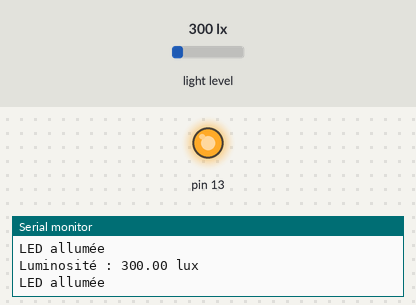
A sketch run on a simulated Arduino Uno, built with avr-gcc and run on an emulated ATmega328P. On the bench: output pins drawn as LEDs (lit = HIGH), the last lines printed to the serial monitor. Inputs (shaded band) come from the test bench; at power-on: light level 300 lx.

Above: at 1.3 s.
1.4 s: light level set to 365 lx
2.9 s: light level set to 404 lx
At 3.8 s:
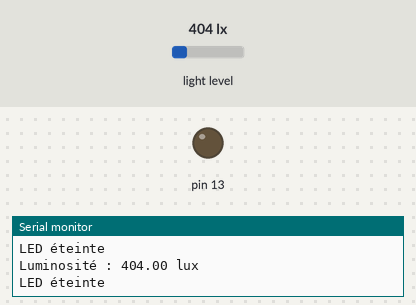
4.6 s: light level set to 40 lx
At 5.4 s:
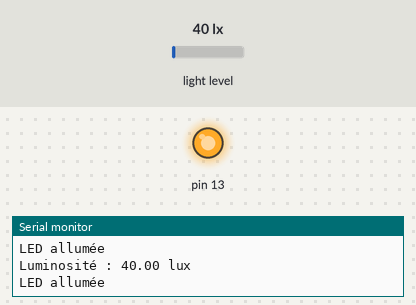
6.1 s: light level set to 500 lx
At 6.9 s:
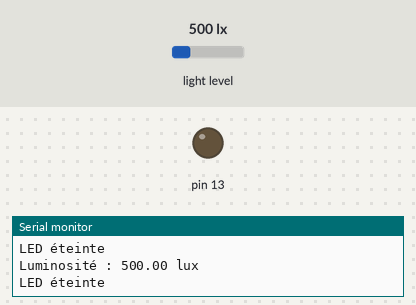
Timing chart, 0 to 8.6 s (numbered marks = the images above; inputs shaded):
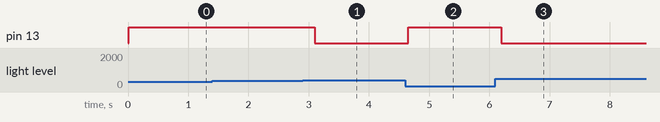

Measured:
- the behaviour switches between 390 and 391 lx on light level (found by bisection; images 0 and 1)
- after the input at 2.9 s, pin 13: HIGH → LOW after 0.20 s
- after the input at 4.6 s, pin 13: LOW → HIGH after 0.05 s
- after the input at 6.1 s, pin 13: HIGH → LOW after 0.09 s

The sketch:

capteurlux_led.ino
```cpp
#include <Wire.h>
#include <Adafruit_Sensor.h>
#include "Adafruit_TSL2591.h"

// Classe Capteur pour gérer le capteur de lumière
class Capteur {
  private:
  Adafruit_TSL2591 tsl;
  public:
  Capteur() : tsl(Adafruit_TSL2591(2591)) {}

  bool initialiser() {
    while (!tsl.begin()) {
      Serial.println("Aucun capteur trouvé. Réessayer dans 2 secondes...");
      delay(2000); // Attendre 2 secondes avant de réessayer
    }
    Serial.println("Capteur TSL2591 trouvé");
    // Configure le gain et le temps d'intégration
    tsl.setGain(TSL2591_GAIN_MED);      // Gain moyen
    tsl.setTiming(TSL2591_INTEGRATIONTIME_300MS);  // Temps d'intégration de 300 ms
    return true;
  }

  float lireLuminosite() {
    sensors_event_t evenement;
    tsl.getEvent(&evenement);
    if (evenement.light) {
      return evenement.light;
    } else {
      Serial.println("Erreur de lecture du capteur");
      return -1.0;
    }
  }
};

// Classe CapteurLED pour gérer le seuil et la LED
class CapteurLED {
  private:
  int brocheLED;
  float seuilLuminosite;
  Capteur& capteur;
  public:
  CapteurLED(int brocheLED, float seuilLuminosite, Capteur& capteur)
    : brocheLED(brocheLED), seuilLuminosite(seuilLuminosite), capteur(capteur) {}

  void initialiser() {
    pinMode(brocheLED, OUTPUT);
  }

  void mettreAJour() {
    float luminosite = capteur.lireLuminosite();
    if (luminosite >= 0) {
      Serial.print("Luminosité : ");
      Serial.print(luminosite);
      Serial.println(" lux");

      if (luminosite > seuilLuminosite) {
        digitalWrite(brocheLED, LOW); // Éteindre la LED
        Serial.println("LED éteinte");
      } else {
        digitalWrite(brocheLED, HIGH); // Allumer la LED
        Serial.println("LED allumée");
      }
    }

    delay(500);
  }
};

// Crée une instance de Capteur pour le premier capteur
Capteur capteur1;
CapteurLED capteurLED1(13, 390.0, capteur1); //numéro broche led associée, seuil, nom du capteur

void setup() {
  Serial.begin(9600);
  if (capteur1.initialiser()) {
    capteurLED1.initialiser();
  }
}

void loop() {
  capteurLED1.mettreAJour();
}
```
